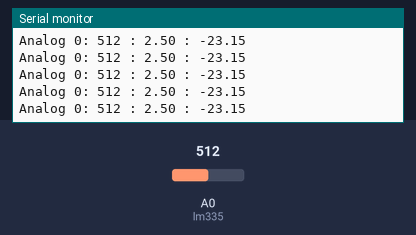
Bench run of a sketch on a simulated Arduino Uno, built with avr-gcc and run on an emulated ATmega328P. On the bench: the last lines printed to the serial monitor. The test bench sets the inputs (shaded band); at power-on: A0 (lm335) = 512.

Above: at 4.2 s.
4.3 s: A0 (lm335) set to 109
At 4.36 s:
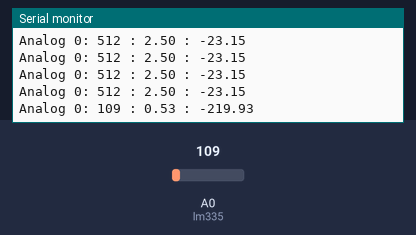
7.3 s: A0 (lm335) set to 93
At 7.39 s:
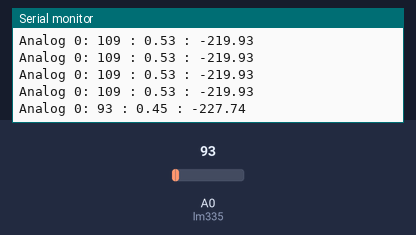
Timing chart, 0 to 9.8 s (numbered marks = the images above; inputs shaded):
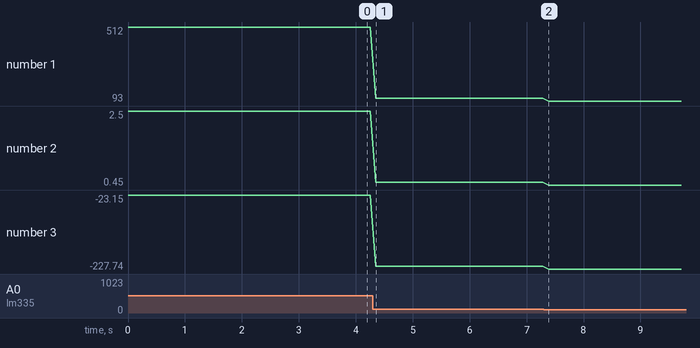

The sketch:

temperatura_1.ino
```cpp
//
// работа с температурным датчиком LM335
//
//

int lm335=0;

void setup()
{
  Serial.begin(9600);
}

void loop()
{
  double val = analogRead(lm335);
  Serial.print("Analog 0: ");
  Serial.print(int(val));
  double voltage = val*5.0/1024;
  Serial.print(" : ");
  Serial.print(voltage);
  double temp = voltage*100 - 273.15;
  Serial.print(" : ");
  Serial.println(temp);
  delay(100);
}
```

Measured:
- after the input at 4.3 s, the serial monitor: prints a new line after 0.05 s (image 1)
- after the input at 7.3 s, the serial monitor: prints a new line after 0.09 s (image 2)
- plotted number 1: 512 → 109 after the input at 4.3 s, 109 → 93 after the input at 7.3 s
- plotted number 2: 2.5 → 0.53 after the input at 4.3 s, 0.53 → 0.45 after the input at 7.3 s
- plotted number 3: -23.15 → -219.93 after the input at 4.3 s, -219.93 → -227.74 after the input at 7.3 s
